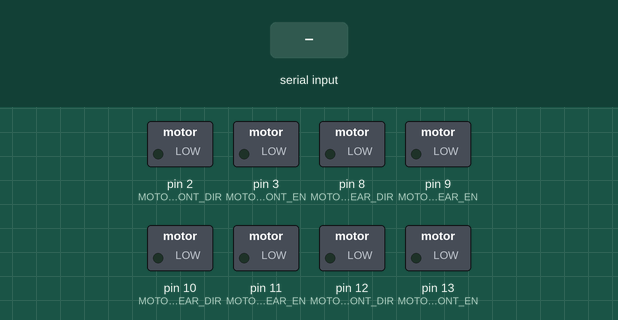
This sketch was run on a simulated Arduino Uno, built with avr-gcc and run on an emulated ATmega328P. On the bench: switched loads named in the sketch (green lamp = pin HIGH). The test bench sets the inputs (shaded band).

Above: at 1.2 s.
1.3 s: "D" received over Serial
At 2.3 s:
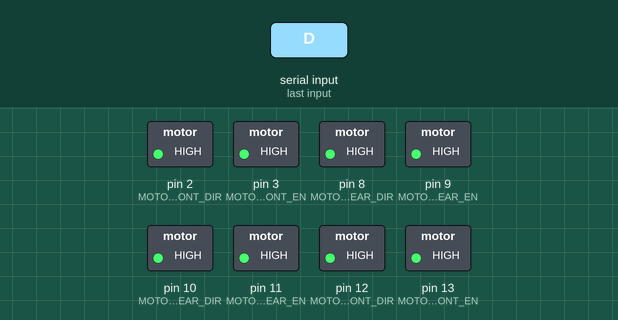
2.8 s: "U" received over Serial
At 3.6 s:
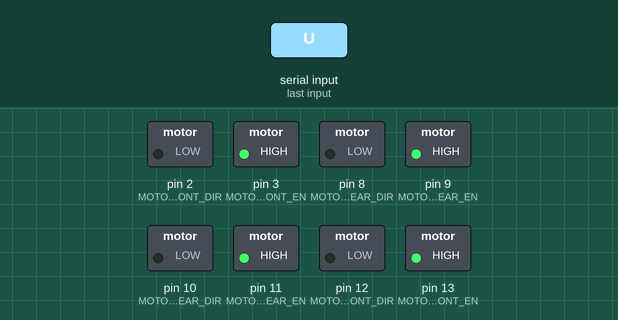
4.3 s: "R" received over Serial
At 4.8 s:
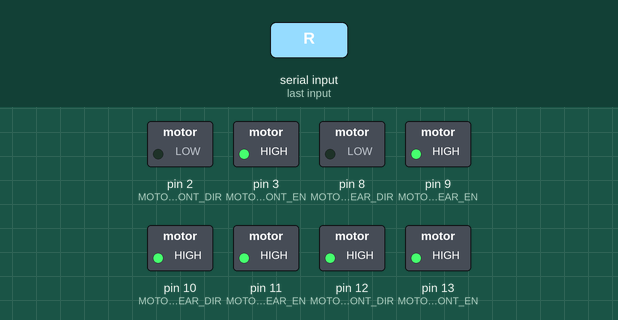
5.8 s: "L" received over Serial
At 6.1 s:
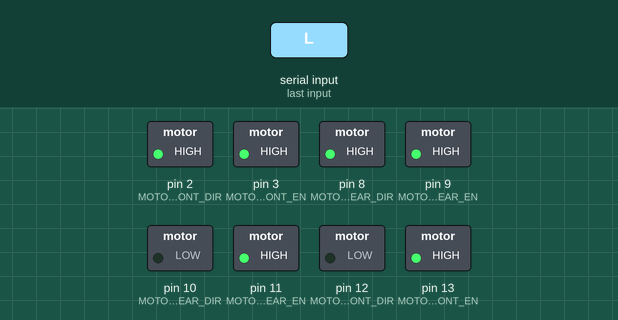
7.3 s: "u" received over Serial
At 8.1 s:
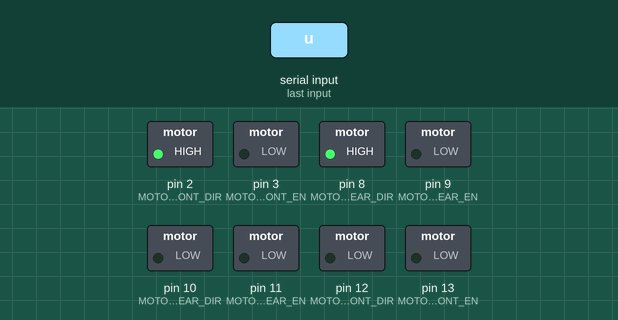
Timing chart, 0 to 9.8 s (numbered marks = the images above; inputs shaded):
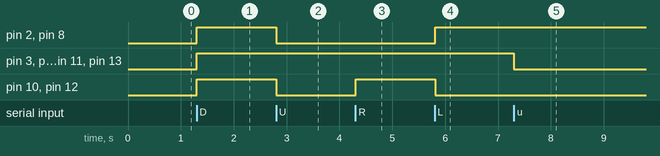

Measured:
- after the input at 1.3 s, pin 2 (MOTOR_LEFT_FRONT_DIR), pin 3 (MOTOR_LEFT_FRONT_EN), pin 8 (MOTOR_LEFT_REAR_DIR), pin 9 (MOTOR_LEFT_REAR_EN), pin 10 (MOTOR_RIGHT_REAR_DIR), pin 11 (MOTOR_RIGHT_REAR_EN), pin 12 (MOTOR_RIGHT_FRONT_DIR), pin 13 (MOTOR_RIGHT_FRONT_EN): LOW → HIGH at once
- after the input at 2.8 s, pin 2 (MOTOR_LEFT_FRONT_DIR), pin 8 (MOTOR_LEFT_REAR_DIR), pin 10 (MOTOR_RIGHT_REAR_DIR), pin 12 (MOTOR_RIGHT_FRONT_DIR): HIGH → LOW at once
- after the input at 4.3 s, pin 10 (MOTOR_RIGHT_REAR_DIR), pin 12 (MOTOR_RIGHT_FRONT_DIR): LOW → HIGH at once
- after the input at 5.8 s, pin 2 (MOTOR_LEFT_FRONT_DIR), pin 8 (MOTOR_LEFT_REAR_DIR): LOW → HIGH at once; pin 10 (MOTOR_RIGHT_REAR_DIR), pin 12 (MOTOR_RIGHT_FRONT_DIR): HIGH → LOW at once
- after the input at 7.3 s, pin 3 (MOTOR_LEFT_FRONT_EN), pin 9 (MOTOR_LEFT_REAR_EN), pin 11 (MOTOR_RIGHT_REAR_EN), pin 13 (MOTOR_RIGHT_FRONT_EN): HIGH → LOW at once

The sketch:

sketch_bluetooth_DEMO.ino
```cpp
//Выключятель сзади
//0 вперед, 1 назад
#define MOTOR_LEFT_FRONT_DIR 2
#define MOTOR_LEFT_FRONT_EN 3
#define MOTOR_LEFT_REAR_DIR 8
#define MOTOR_LEFT_REAR_EN 9
#define MOTOR_RIGHT_FRONT_DIR 12
#define MOTOR_RIGHT_FRONT_EN 13
#define MOTOR_RIGHT_REAR_DIR 10
#define MOTOR_RIGHT_REAR_EN 11

#define DIR_FORWARD 0
#define DIR_BACKWARD 1

char BluetoothData; // the Bluetooth data received

void setup() {
  Serial.begin(9600);

  pinMode (MOTOR_LEFT_FRONT_DIR, OUTPUT);
  pinMode (MOTOR_LEFT_FRONT_EN, OUTPUT);
  pinMode (MOTOR_LEFT_REAR_DIR, OUTPUT);
  pinMode (MOTOR_LEFT_REAR_EN, OUTPUT);
  pinMode (MOTOR_RIGHT_FRONT_DIR, OUTPUT);
  pinMode (MOTOR_RIGHT_FRONT_EN, OUTPUT);
  pinMode (MOTOR_RIGHT_REAR_DIR, OUTPUT);
  pinMode (MOTOR_RIGHT_REAR_EN, OUTPUT);

  analogWrite (MOTOR_LEFT_FRONT_EN, 0);
  analogWrite (MOTOR_LEFT_REAR_EN, 0);
  analogWrite (MOTOR_RIGHT_FRONT_EN, 0);
  analogWrite (MOTOR_RIGHT_REAR_EN, 0);

}

void loop() {

  if (Serial.available()){
    BluetoothData=Serial.read();

       if(BluetoothData=='D'){ //кнопка назад нажата
        //едем назад
        analogWrite (MOTOR_LEFT_FRONT_EN, 255);
        analogWrite (MOTOR_LEFT_REAR_EN, 255);
        analogWrite (MOTOR_RIGHT_FRONT_EN, 255);
        analogWrite (MOTOR_RIGHT_REAR_EN, 255);

        digitalWrite(MOTOR_LEFT_FRONT_DIR, DIR_BACKWARD);
        digitalWrite(MOTOR_LEFT_REAR_DIR, DIR_BACKWARD);
        digitalWrite(MOTOR_RIGHT_FRONT_DIR, DIR_BACKWARD);
        digitalWrite(MOTOR_RIGHT_REAR_DIR, DIR_BACKWARD);
       }
       if(BluetoothData=='U'){ //кнопка вперед нажата
        //едем вперед
        analogWrite (MOTOR_LEFT_FRONT_EN, 255);
        analogWrite (MOTOR_LEFT_REAR_EN, 255);
        analogWrite (MOTOR_RIGHT_FRONT_EN, 255);
        analogWrite (MOTOR_RIGHT_REAR_EN, 255);

        digitalWrite(MOTOR_LEFT_FRONT_DIR, DIR_FORWARD);
        digitalWrite(MOTOR_LEFT_REAR_DIR, DIR_FORWARD);
        digitalWrite(MOTOR_RIGHT_FRONT_DIR, DIR_FORWARD);
        digitalWrite(MOTOR_RIGHT_REAR_DIR, DIR_FORWARD);
       }
       if(BluetoothData=='R'){
        analogWrite (MOTOR_LEFT_FRONT_EN, 255);
        analogWrite (MOTOR_LEFT_REAR_EN, 255);
        analogWrite (MOTOR_RIGHT_FRONT_EN, 255);
        analogWrite (MOTOR_RIGHT_REAR_EN, 255);

        digitalWrite(MOTOR_LEFT_FRONT_DIR, DIR_FORWARD);
        digitalWrite(MOTOR_LEFT_REAR_DIR, DIR_FORWARD);
        digitalWrite(MOTOR_RIGHT_FRONT_DIR, DIR_BACKWARD);
        digitalWrite(MOTOR_RIGHT_REAR_DIR, DIR_BACKWARD);
       }
       if(BluetoothData=='L'){
        analogWrite (MOTOR_LEFT_FRONT_EN, 255);
        analogWrite (MOTOR_LEFT_REAR_EN, 255);
        analogWrite (MOTOR_RIGHT_FRONT_EN, 255);
        analogWrite (MOTOR_RIGHT_REAR_EN, 255);

        digitalWrite(MOTOR_LEFT_FRONT_DIR, DIR_BACKWARD);
        digitalWrite(MOTOR_LEFT_REAR_DIR, DIR_BACKWARD);
        digitalWrite(MOTOR_RIGHT_FRONT_DIR, DIR_FORWARD);
        digitalWrite(MOTOR_RIGHT_REAR_DIR, DIR_FORWARD);
       }
       if(BluetoothData=='u'||BluetoothData=='d'||BluetoothData=='r'||BluetoothData=='l'){
        analogWrite (MOTOR_LEFT_FRONT_EN, 0);
        analogWrite (MOTOR_LEFT_REAR_EN, 0);
        analogWrite (MOTOR_RIGHT_FRONT_EN, 0);
        analogWrite (MOTOR_RIGHT_REAR_EN, 0);
       }
  }
  delay(10);
}
```
